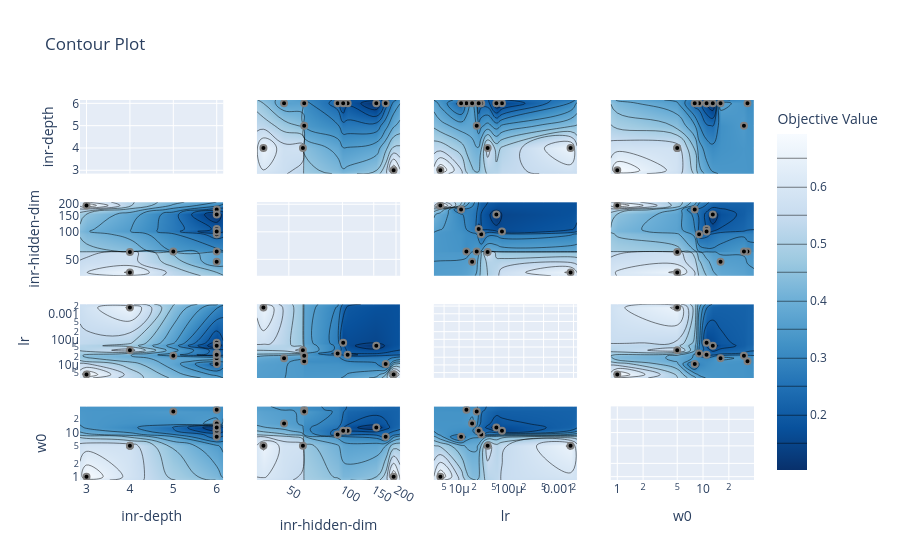

Notebook cell for this chart:
### Code cell
plot_contour(study)

### Figure 1 — Plotly figure (JSON) as saved in the notebook; plotly's stock layout.template omitted (floating-point values rounded to 4 significant figures; data arrays with more than 128 entries replaced by an {"elided": "..."} marker saying what was removed)
{"data": [{"type": "scatter", "xaxis": "x", "yaxis": "y"}, {"colorbar": {"title": {"text": "Objective Value"}}, "colorscale": [[0, "rgb(247,251,255)"], [0.125, "rgb(222,235,247)"], [0.25, "rgb(198,219,239)"], [0.375, "rgb(158,202,225)"], [0.5, "rgb(107,174,214)"], [0.625, "rgb(66,146,198)"], [0.75, "rgb(33,113,181)"], [0.875, "rgb(8,81,156)"], [1, "rgb(8,48,107)"]], "connectgaps": true, "contours": {"coloring": "heatmap"}, "hoverinfo": "none", "line": {"smoothing": 1.3}, "reversescale": true, "showscale": true, "type": "contour", "x": [2.85, 3, 4, 5, 6, 6.15], "xaxis": "x5", "y": [33.09, 36, 47, 60, 61, 94, 101, 107, 155, 175, 194, 211.0], "yaxis": "y5", "z": [[null, null, null, null, null, null], [null, null, 0.6576, null, null, null], [null, null, null, null, 0.3631, null], [null, null, 0.5751, null, null, null], [null, null, null, 0.3462, 0.3162, null], [null, null, null, null, 0.2267, null], [null, null, null, null, 0.1467, null], [null, null, null, null, 0.1903, null], [null, null, null, null, 0.1031, null], [null, null, null, null, 0.2257, null], [null, 0.6925, null, null, null, null], [null, null, null, null, null, null]]}, {"marker": {"color": "black", "line": {"color": "Gray", "width": 2}}, "mode": "markers", "name": "Feasible Trial", "showlegend": false, "type": "scatter", "x": [3, 4, 4, 6, 5, 6, 6, 6, 6, 6, 6], "xaxis": "x5", "y": [194, 60, 36, 61, 61, 47, 94, 107, 101, 175, 155], "yaxis": "y5"}, {"colorbar": {"title": {"text": "Objective Value"}}, "colorscale": [[0, "rgb(247,251,255)"], [0.125, "rgb(222,235,247)"], [0.25, "rgb(198,219,239)"], [0.375, "rgb(158,202,225)"], [0.5, "rgb(107,174,214)"], [0.625, "rgb(66,146,198)"], [0.75, "rgb(33,113,181)"], [0.875, "rgb(8,81,156)"], [1, "rgb(8,48,107)"]], "connectgaps": true, "contours": {"coloring": "heatmap"}, "hoverinfo": "none", "line": {"smoothing": 1.3}, "reversescale": true, "showscale": false, "type": "contour", "x": [2.85, 3, 4, 5, 6, 6.15], "xaxis": "x9", "y": [3.112e-06, 4.207e-06, 1.097e-05, 1.405e-05, 1.83e-05, 2.265e-05, 2.479e-05, 2.79e-05, 3.754e-05, 5.621e-05, 7.286e-05, 0.001744, 0.002358], "yaxis": "y9", "z": [[null, null, null, null, null, null], [null, 0.6925, null, null, null, null], [null, null, null, null, 0.2257, null], [null, null, null, null, 0.3162, null], [null, null, null, null, 0.3631, null], [null, null, null, 0.3462, null, null], [null, null, null, null, 0.1903, null], [null, null, null, null, 0.2267, null], [null, null, 0.5751, null, null, null], [null, null, null, null, 0.1031, null], [null, null, null, null, 0.1467, null], [null, null, 0.6576, null, null, null], [null, null, null, null, null, null]]}, {"marker": {"color": "black", "line": {"color": "Gray", "width": 2}}, "mode": "markers", "name": "Feasible Trial", "showlegend": false, "type": "scatter", "x": [3, 4, 4, 6, 5, 6, 6, 6, 6, 6, 6], "xaxis": "x9", "y": [4.207e-06, 3.754e-05, 0.001744, 1.405e-05, 2.265e-05, 1.83e-05, 2.79e-05, 2.479e-05, 7.286e-05, 1.097e-05, 5.621e-05], "yaxis": "y9"}, {"colorbar": {"title": {"text": "Objective Value"}}, "colorscale": [[0, "rgb(247,251,255)"], [0.125, "rgb(222,235,247)"], [0.25, "rgb(198,219,239)"], [0.375, "rgb(158,202,225)"], [0.5, "rgb(107,174,214)"], [0.625, "rgb(66,146,198)"], [0.75, "rgb(33,113,181)"], [0.875, "rgb(8,81,156)"], [1, "rgb(8,48,107)"]], "connectgaps": true, "contours": {"coloring": "heatmap"}, "hoverinfo": "none", "line": {"smoothing": 1.3}, "reversescale": true, "showscale": false, "type": "contour", "x": [2.85, 3, 4, 5, 6, 6.15], "xaxis": "x13", "y": [0.8396, 1, 5, 8, 9, 11, 13, 16, 30, 33, 39.3], "yaxis": "y13", "z": [[null, null, null, null, null, null], [null, 0.6925, null, null, null, null], [null, null, 0.5751, null, null, null], [null, null, null, null, 0.2257, null], [null, null, null, null, 0.2267, null], [null, null, null, null, 0.1467, null], [null, null, null, null, 0.1031, null], [null, null, null, null, 0.3631, null], [null, null, null, 0.3462, null, null], [null, null, null, null, 0.3162, null], [null, null, null, null, null, null]]}, {"marker": {"color": "black", "line": {"color": "Gray", "width": 2}}, "mode": "markers", "name": "Feasible Trial", "showlegend": false, "type": "scatter", "x": [3, 4, 4, 6, 5, 6, 6, 6, 6, 6, 6], "xaxis": "x13", "y": [1, 5, 5, 33, 30, 16, 9, 11, 11, 8, 13], "yaxis": "y13"}, {"colorbar": {"title": {"text": "Objective Value"}}, "colorscale": [[0, "rgb(247,251,255)"], [0.125, "rgb(222,235,247)"], [0.25, "rgb(198,219,239)"], [0.375, "rgb(158,202,225)"], [0.5, "rgb(107,174,214)"], [0.625, "rgb(66,146,198)"], [0.75, "rgb(33,113,181)"], [0.875, "rgb(8,81,156)"], [1, "rgb(8,48,107)"]], "connectgaps": true, "contours": {"coloring": "heatmap"}, "hoverinfo": "none", "line": {"smoothing": 1.3}, "reversescale": true, "showscale": false, "type": "contour", "x": [33.09, 36, 47, 60, 61, 94, 101, 107, 155, 175, 194, 211.0], "xaxis": "x2", "y": [2.85, 3, 4, 5, 6, 6.15], "yaxis": "y2", "z": [[null, null, null, null, null, null, null, null, null, null, null, null], [null, null, null, null, null, null, null, null, null, null, 0.6925, null], [null, 0.6576, null, 0.5751, null, null, null, null, null, null, null, null], [null, null, null, null, 0.3462, null, null, null, null, null, null, null], [null, null, 0.3631, null, 0.3162, 0.2267, 0.1467, 0.1903, 0.1031, 0.2257, null, null], [null, null, null, null, null, null, null, null, null, null, null, null]]}, {"marker": {"color": "black", "line": {"color": "Gray", "width": 2}}, "mode": "markers", "name": "Feasible Trial", "showlegend": false, "type": "scatter", "x": [194, 60, 36, 61, 61, 47, 94, 107, 101, 175, 155], "xaxis": "x2", "y": [3, 4, 4, 6, 5, 6, 6, 6, 6, 6, 6], "yaxis": "y2"}, {"type": "scatter", "xaxis": "x6", "yaxis": "y6"}, {"colorbar": {"title": {"text": "Objective Value"}}, "colorscale": [[0, "rgb(247,251,255)"], [0.125, "rgb(222,235,247)"], [0.25, "rgb(198,219,239)"], [0.375, "rgb(158,202,225)"], [0.5, "rgb(107,174,214)"], [0.625, "rgb(66,146,198)"], [0.75, "rgb(33,113,181)"], [0.875, "rgb(8,81,156)"], [1, "rgb(8,48,107)"]], "connectgaps": true, "contours": {"coloring": "heatmap"}, "hoverinfo": "none", "line": {"smoothing": 1.3}, "reversescale": true, "showscale": false, "type": "contour", "x": [33.09, 36, 47, 60, 61, 94, 101, 107, 155, 175, 194, 211.0], "xaxis": "x10", "y": [3.112e-06, 4.207e-06, 1.097e-05, 1.405e-05, 1.83e-05, 2.265e-05, 2.479e-05, 2.79e-05, 3.754e-05, 5.621e-05, 7.286e-05, 0.001744, 0.002358], "yaxis": "y10", "z": {"elided": "13x12 float values"}}, {"marker": {"color": "black", "line": {"color": "Gray", "width": 2}}, "mode": "markers", "name": "Feasible Trial", "showlegend": false, "type": "scatter", "x": [194, 60, 36, 61, 61, 47, 94, 107, 101, 175, 155], "xaxis": "x10", "y": [4.207e-06, 3.754e-05, 0.001744, 1.405e-05, 2.265e-05, 1.83e-05, 2.79e-05, 2.479e-05, 7.286e-05, 1.097e-05, 5.621e-05], "yaxis": "y10"}, {"colorbar": {"title": {"text": "Objective Value"}}, "colorscale": [[0, "rgb(247,251,255)"], [0.125, "rgb(222,235,247)"], [0.25, "rgb(198,219,239)"], [0.375, "rgb(158,202,225)"], [0.5, "rgb(107,174,214)"], [0.625, "rgb(66,146,198)"], [0.75, "rgb(33,113,181)"], [0.875, "rgb(8,81,156)"], [1, "rgb(8,48,107)"]], "connectgaps": true, "contours": {"coloring": "heatmap"}, "hoverinfo": "none", "line": {"smoothing": 1.3}, "reversescale": true, "showscale": false, "type": "contour", "x": [33.09, 36, 47, 60, 61, 94, 101, 107, 155, 175, 194, 211.0], "xaxis": "x14", "y": [0.8396, 1, 5, 8, 9, 11, 13, 16, 30, 33, 39.3], "yaxis": "y14", "z": {"elided": "11x12 float values"}}, {"marker": {"color": "black", "line": {"color": "Gray", "width": 2}}, "mode": "markers", "name": "Feasible Trial", "showlegend": false, "type": "scatter", "x": [194, 60, 36, 61, 61, 47, 94, 107, 101, 175, 155], "xaxis": "x14", "y": [1, 5, 5, 33, 30, 16, 9, 11, 11, 8, 13], "yaxis": "y14"}, {"colorbar": {"title": {"text": "Objective Value"}}, "colorscale": [[0, "rgb(247,251,255)"], [0.125, "rgb(222,235,247)"], [0.25, "rgb(198,219,239)"], [0.375, "rgb(158,202,225)"], [0.5, "rgb(107,174,214)"], [0.625, "rgb(66,146,198)"], [0.75, "rgb(33,113,181)"], [0.875, "rgb(8,81,156)"], [1, "rgb(8,48,107)"]], "connectgaps": true, "contours": {"coloring": "heatmap"}, "hoverinfo": "none", "line": {"smoothing": 1.3}, "reversescale": true, "showscale": false, "type": "contour", "x": [3.112e-06, 4.207e-06, 1.097e-05, 1.405e-05, 1.83e-05, 2.265e-05, 2.479e-05, 2.79e-05, 3.754e-05, 5.621e-05, 7.286e-05, 0.001744, 0.002358], "xaxis": "x3", "y": [2.85, 3, 4, 5, 6, 6.15], "yaxis": "y3", "z": [[null, null, null, null, null, null, null, null, null, null, null, null, null], [null, 0.6925, null, null, null, null, null, null, null, null, null, null, null], [null, null, null, null, null, null, null, null, 0.5751, null, null, 0.6576, null], [null, null, null, null, null, 0.3462, null, null, null, null, null, null, null], [null, null, 0.2257, 0.3162, 0.3631, null, 0.1903, 0.2267, null, 0.1031, 0.1467, null, null], [null, null, null, null, null, null, null, null, null, null, null, null, null]]}, {"marker": {"color": "black", "line": {"color": "Gray", "width": 2}}, "mode": "markers", "name": "Feasible Trial", "showlegend": false, "type": "scatter", "x": [4.207e-06, 3.754e-05, 0.001744, 1.405e-05, 2.265e-05, 1.83e-05, 2.79e-05, 2.479e-05, 7.286e-05, 1.097e-05, 5.621e-05], "xaxis": "x3", "y": [3, 4, 4, 6, 5, 6, 6, 6, 6, 6, 6], "yaxis": "y3"}, {"colorbar": {"title": {"text": "Objective Value"}}, "colorscale": [[0, "rgb(247,251,255)"], [0.125, "rgb(222,235,247)"], [0.25, "rgb(198,219,239)"], [0.375, "rgb(158,202,225)"], [0.5, "rgb(107,174,214)"], [0.625, "rgb(66,146,198)"], [0.75, "rgb(33,113,181)"], [0.875, "rgb(8,81,156)"], [1, "rgb(8,48,107)"]], "connectgaps": true, "contours": {"coloring": "heatmap"}, "hoverinfo": "none", "line": {"smoothing": 1.3}, "reversescale": true, "showscale": false, "type": "contour", "x": [3.112e-06, 4.207e-06, 1.097e-05, 1.405e-05, 1.83e-05, 2.265e-05, 2.479e-05, 2.79e-05, 3.754e-05, 5.621e-05, 7.286e-05, 0.001744, 0.002358], "xaxis": "x7", "y": [33.09, 36, 47, 60, 61, 94, 101, 107, 155, 175, 194, 211.0], "yaxis": "y7", "z": {"elided": "12x13 float values"}}, {"marker": {"color": "black", "line": {"color": "Gray", "width": 2}}, "mode": "markers", "name": "Feasible Trial", "showlegend": false, "type": "scatter", "x": [4.207e-06, 3.754e-05, 0.001744, 1.405e-05, 2.265e-05, 1.83e-05, 2.79e-05, 2.479e-05, 7.286e-05, 1.097e-05, 5.621e-05], "xaxis": "x7", "y": [194, 60, 36, 61, 61, 47, 94, 107, 101, 175, 155], "yaxis": "y7"}, {"type": "scatter", "xaxis": "x11", "yaxis": "y11"}, {"colorbar": {"title": {"text": "Objective Value"}}, "colorscale": [[0, "rgb(247,251,255)"], [0.125, "rgb(222,235,247)"], [0.25, "rgb(198,219,239)"], [0.375, "rgb(158,202,225)"], [0.5, "rgb(107,174,214)"], [0.625, "rgb(66,146,198)"], [0.75, "rgb(33,113,181)"], [0.875, "rgb(8,81,156)"], [1, "rgb(8,48,107)"]], "connectgaps": true, "contours": {"coloring": "heatmap"}, "hoverinfo": "none", "line": {"smoothing": 1.3}, "reversescale": true, "showscale": false, "type": "contour", "x": [3.112e-06, 4.207e-06, 1.097e-05, 1.405e-05, 1.83e-05, 2.265e-05, 2.479e-05, 2.79e-05, 3.754e-05, 5.621e-05, 7.286e-05, 0.001744, 0.002358], "xaxis": "x15", "y": [0.8396, 1, 5, 8, 9, 11, 13, 16, 30, 33, 39.3], "yaxis": "y15", "z": {"elided": "11x13 float values"}}, {"marker": {"color": "black", "line": {"color": "Gray", "width": 2}}, "mode": "markers", "name": "Feasible Trial", "showlegend": false, "type": "scatter", "x": [4.207e-06, 3.754e-05, 0.001744, 1.405e-05, 2.265e-05, 1.83e-05, 2.79e-05, 2.479e-05, 7.286e-05, 1.097e-05, 5.621e-05], "xaxis": "x15", "y": [1, 5, 5, 33, 30, 16, 9, 11, 11, 8, 13], "yaxis": "y15"}, {"colorbar": {"title": {"text": "Objective Value"}}, "colorscale": [[0, "rgb(247,251,255)"], [0.125, "rgb(222,235,247)"], [0.25, "rgb(198,219,239)"], [0.375, "rgb(158,202,225)"], [0.5, "rgb(107,174,214)"], [0.625, "rgb(66,146,198)"], [0.75, "rgb(33,113,181)"], [0.875, "rgb(8,81,156)"], [1, "rgb(8,48,107)"]], "connectgaps": true, "contours": {"coloring": "heatmap"}, "hoverinfo": "none", "line": {"smoothing": 1.3}, "reversescale": true, "showscale": false, "type": "contour", "x": [0.8396, 1, 5, 8, 9, 11, 13, 16, 30, 33, 39.3], "xaxis": "x4", "y": [2.85, 3, 4, 5, 6, 6.15], "yaxis": "y4", "z": [[null, null, null, null, null, null, null, null, null, null, null], [null, 0.6925, null, null, null, null, null, null, null, null, null], [null, null, 0.5751, null, null, null, null, null, null, null, null], [null, null, null, null, null, null, null, null, 0.3462, null, null], [null, null, null, 0.2257, 0.2267, 0.1467, 0.1031, 0.3631, null, 0.3162, null], [null, null, null, null, null, null, null, null, null, null, null]]}, {"marker": {"color": "black", "line": {"color": "Gray", "width": 2}}, "mode": "markers", "name": "Feasible Trial", "showlegend": false, "type": "scatter", "x": [1, 5, 5, 33, 30, 16, 9, 11, 11, 8, 13], "xaxis": "x4", "y": [3, 4, 4, 6, 5, 6, 6, 6, 6, 6, 6], "yaxis": "y4"}, {"colorbar": {"title": {"text": "Objective Value"}}, "colorscale": [[0, "rgb(247,251,255)"], [0.125, "rgb(222,235,247)"], [0.25, "rgb(198,219,239)"], [0.375, "rgb(158,202,225)"], [0.5, "rgb(107,174,214)"], [0.625, "rgb(66,146,198)"], [0.75, "rgb(33,113,181)"], [0.875, "rgb(8,81,156)"], [1, "rgb(8,48,107)"]], "connectgaps": true, "contours": {"coloring": "heatmap"}, "hoverinfo": "none", "line": {"smoothing": 1.3}, "reversescale": true, "showscale": false, "type": "contour", "x": [0.8396, 1, 5, 8, 9, 11, 13, 16, 30, 33, 39.3], "xaxis": "x8", "y": [33.09, 36, 47, 60, 61, 94, 101, 107, 155, 175, 194, 211.0], "yaxis": "y8", "z": {"elided": "12x11 float values"}}, {"marker": {"color": "black", "line": {"color": "Gray", "width": 2}}, "mode": "markers", "name": "Feasible Trial", "showlegend": false, "type": "scatter", "x": [1, 5, 5, 33, 30, 16, 9, 11, 11, 8, 13], "xaxis": "x8", "y": [194, 60, 36, 61, 61, 47, 94, 107, 101, 175, 155], "yaxis": "y8"}, {"colorbar": {"title": {"text": "Objective Value"}}, "colorscale": [[0, "rgb(247,251,255)"], [0.125, "rgb(222,235,247)"], [0.25, "rgb(198,219,239)"], [0.375, "rgb(158,202,225)"], [0.5, "rgb(107,174,214)"], [0.625, "rgb(66,146,198)"], [0.75, "rgb(33,113,181)"], [0.875, "rgb(8,81,156)"], [1, "rgb(8,48,107)"]], "connectgaps": true, "contours": {"coloring": "heatmap"}, "hoverinfo": "none", "line": {"smoothing": 1.3}, "reversescale": true, "showscale": false, "type": "contour", "x": [0.8396, 1, 5, 8, 9, 11, 13, 16, 30, 33, 39.3], "xaxis": "x12", "y": [3.112e-06, 4.207e-06, 1.097e-05, 1.405e-05, 1.83e-05, 2.265e-05, 2.479e-05, 2.79e-05, 3.754e-05, 5.621e-05, 7.286e-05, 0.001744, 0.002358], "yaxis": "y12", "z": {"elided": "13x11 float values"}}, {"marker": {"color": "black", "line": {"color": "Gray", "width": 2}}, "mode": "markers", "name": "Feasible Trial", "showlegend": false, "type": "scatter", "x": [1, 5, 5, 33, 30, 16, 9, 11, 11, 8, 13], "xaxis": "x12", "y": [4.207e-06, 3.754e-05, 0.001744, 1.405e-05, 2.265e-05, 1.83e-05, 2.79e-05, 2.479e-05, 7.286e-05, 1.097e-05, 5.621e-05], "yaxis": "y12"}, {"type": "scatter", "xaxis": "x16", "yaxis": "y16"}], "layout": {"title": {"text": "Contour Plot"}, "xaxis": {"anchor": "y", "domain": [0, 0.2125], "matches": "x13", "range": [2.85, 6.15], "showticklabels": false}, "xaxis10": {"anchor": "y10", "domain": [0.2625, 0.475], "matches": "x14", "range": [1.52, 2.324], "showticklabels": false, "type": "log"}, "xaxis11": {"anchor": "y11", "domain": [0.525, 0.7375], "matches": "x15", "range": [-5.507, -2.628], "showticklabels": false, "type": "log"}, "xaxis12": {"anchor": "y12", "domain": [0.7875, 1], "matches": "x16", "range": [-0.07593, 1.594], "showticklabels": false, "type": "log"}, "xaxis13": {"anchor": "y13", "domain": [0, 0.2125], "range": [2.85, 6.15], "title": {"text": "inr-depth"}}, "xaxis14": {"anchor": "y14", "domain": [0.2625, 0.475], "range": [1.52, 2.324], "title": {"text": "inr-hidden-dim"}, "type": "log"}, "xaxis15": {"anchor": "y15", "domain": [0.525, 0.7375], "range": [-5.507, -2.628], "title": {"text": "lr"}, "type": "log"}, "xaxis16": {"anchor": "y16", "domain": [0.7875, 1], "range": [-0.07593, 1.594], "title": {"text": "w0"}, "type": "log"}, "xaxis2": {"anchor": "y2", "domain": [0.2625, 0.475], "matches": "x14", "range": [1.52, 2.324], "showticklabels": false, "type": "log"}, "xaxis3": {"anchor": "y3", "domain": [0.525, 0.7375], "matches": "x15", "range": [-5.507, -2.628], "showticklabels": false, "type": "log"}, "xaxis4": {"anchor": "y4", "domain": [0.7875, 1], "matches": "x16", "range": [-0.07593, 1.594], "showticklabels": false, "type": "log"}, "xaxis5": {"anchor": "y5", "domain": [0, 0.2125], "matches": "x13", "range": [2.85, 6.15], "showticklabels": false}, "xaxis6": {"anchor": "y6", "domain": [0.2625, 0.475], "matches": "x14", "range": [1.52, 2.324], "showticklabels": false, "type": "log"}, "xaxis7": {"anchor": "y7", "domain": [0.525, 0.7375], "matches": "x15", "range": [-5.507, -2.628], "showticklabels": false, "type": "log"}, "xaxis8": {"anchor": "y8", "domain": [0.7875, 1], "matches": "x16", "range": [-0.07593, 1.594], "showticklabels": false, "type": "log"}, "xaxis9": {"anchor": "y9", "domain": [0, 0.2125], "matches": "x13", "range": [2.85, 6.15], "showticklabels": false}, "yaxis": {"anchor": "x", "domain": [0.8063, 1], "range": [2.85, 6.15], "title": {"text": "inr-depth"}}, "yaxis10": {"anchor": "x10", "domain": [0.2687, 0.4625], "matches": "y9", "range": [-5.507, -2.628], "showticklabels": false, "type": "log"}, "yaxis11": {"anchor": "x11", "domain": [0.2687, 0.4625], "matches": "y9", "range": [-5.507, -2.628], "showticklabels": false, "type": "log"}, "yaxis12": {"anchor": "x12", "domain": [0.2687, 0.4625], "matches": "y9", "range": [-5.507, -2.628], "showticklabels": false, "type": "log"}, "yaxis13": {"anchor": "x13", "domain": [0, 0.1938], "range": [-0.07593, 1.594], "title": {"text": "w0"}, "type": "log"}, "yaxis14": {"anchor": "x14", "domain": [0, 0.1938], "matches": "y13", "range": [-0.07593, 1.594], "showticklabels": false, "type": "log"}, "yaxis15": {"anchor": "x15", "domain": [0, 0.1938], "matches": "y13", "range": [-0.07593, 1.594], "showticklabels": false, "type": "log"}, "yaxis16": {"anchor": "x16", "domain": [0, 0.1938], "matches": "y13", "range": [-0.07593, 1.594], "showticklabels": false, "type": "log"}, "yaxis2": {"anchor": "x2", "domain": [0.8063, 1], "matches": "y", "range": [2.85, 6.15], "showticklabels": false}, "yaxis3": {"anchor": "x3", "domain": [0.8063, 1], "matches": "y", "range": [2.85, 6.15], "showticklabels": false}, "yaxis4": {"anchor": "x4", "domain": [0.8063, 1], "matches": "y", "range": [2.85, 6.15], "showticklabels": false}, "yaxis5": {"anchor": "x5", "domain": [0.5375, 0.7312], "range": [1.52, 2.324], "title": {"text": "inr-hidden-dim"}, "type": "log"}, "yaxis6": {"anchor": "x6", "domain": [0.5375, 0.7312], "matches": "y5", "range": [1.52, 2.324], "showticklabels": false, "type": "log"}, "yaxis7": {"anchor": "x7", "domain": [0.5375, 0.7312], "matches": "y5", "range": [1.52, 2.324], "showticklabels": false, "type": "log"}, "yaxis8": {"anchor": "x8", "domain": [0.5375, 0.7312], "matches": "y5", "range": [1.52, 2.324], "showticklabels": false, "type": "log"}, "yaxis9": {"anchor": "x9", "domain": [0.2687, 0.4625], "range": [-5.507, -2.628], "title": {"text": "lr"}, "type": "log"}}}
